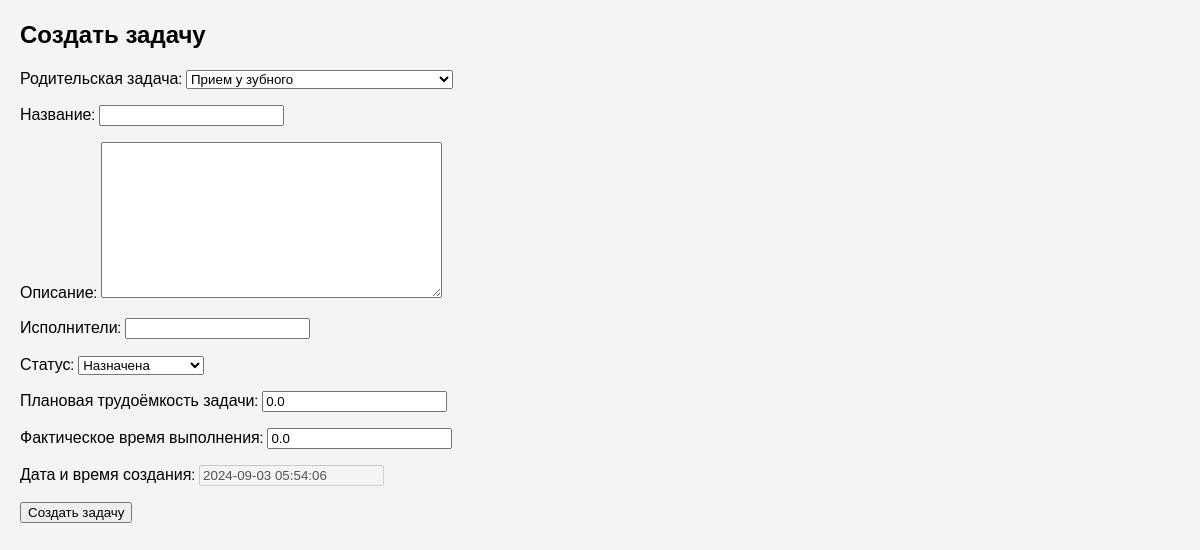
Page /tasks/18/create_subtask/ on the committed database.
### tasks/models.py (models this page shows, shortened)
class Task(models.Model):
    STATUS_CHOICES = [
        ("assigned", "Назначена"),
        ("in_progress", "Выполняется"),
        ("paused", "Приостановлена"),
        ("completed", "Завершена"),
    ]
    name: str = models.CharField(max_length=255)  # Название
    description: str = models.TextField(blank=True)  # Описание
    performers: str = models.CharField(max_length=255, blank=True)  # Список исполнителей в виде строки
    created_at: timezone.datetime = models.DateTimeField(default=timezone.now)  # Дата и время создания
    status: str = models.CharField(max_length=50, choices=STATUS_CHOICES, default="assigned")  # Статус
    planned_effort: float = models.FloatField(default=0.0)  # Плановое время выполнения
    actual_effort: float = models.FloatField(default=0.0)  # Фактическое время
    completed_at: Optional[timezone.datetime] = models.DateTimeField(null=True, blank=True)  # Дата завершения (опционально)
    parent: Optional["Task"] = models.ForeignKey(
        "self", related_name="subtasks", on_delete=models.CASCADE, null=True, blank=True
    )  # Ссылка на родительскую задачу, если это подзадача
    @property
    def total_actual_effort(self) -> float:
        return self.calculate_efforts()['total_actual_effort']

### tasks/views.py (the view)
# urls.py: path('<int:parent_pk>/create_subtask/', TaskCreateView.as_view(), name='create_subtask'),
class TaskCreateView(CreateView):
    model = Task
    form_class = TaskForm
    template_name = 'tasks/create_task.html'
    success_url = reverse_lazy('task_list')
    def get_initial(self) -> Dict[str, Any]:
        initial = super().get_initial()
        parent_pk = self.kwargs.get('parent_pk')
        if parent_pk:
            initial['parent'] = Task.objects.get(pk=parent_pk)
        return initial

### tasks/forms.py
class TaskForm(forms.ModelForm):
    class Meta:
        model = Task
        fields = ['parent', 'name', 'description', 'performers', 'status', 'planned_effort', 'actual_effort', 'created_at']
        labels = {
            'parent': 'Родительская задача',
            'name': 'Название',
            'description': 'Описание',
            'performers': 'Исполнители',
            'status': 'Статус',
            'planned_effort': 'Плановая трудоёмкость задачи',
            'actual_effort': 'Фактическое время выполнения',
            'created_at': 'Дата и время создания',
        }
    def __init__(self, *args, **kwargs):
        super().__init__(*args, **kwargs)
        self.fields['parent'].widget = forms.Select(
            choices=[(None, 'Нет родительской задачи')] + [(task.id, task.name) for task in Task.objects.all()]
        )
        self.fields['created_at'].disabled = True

### tasks/templates/tasks/create_task.html (shortened to what this page needs)
{% extends "base.html" %}
{% block content %}
    <h2>Создать задачу</h2>
    <form method="post">
        {{ form.as_p }}
        <button type="submit">Создать задачу</button>
    </form>
{% endblock %}

### static/styles.css (style rules this page uses)
body { font-family: 'Montserrat', sans-serif; margin: 20px; background-color: #f4f4f4; }

### rows in the picture
Task: parent "Прием у зубного", status "Назначена", planned_effort "0.0", actual_effort "0.0", created_at "2024-09-03 05:54:06"
